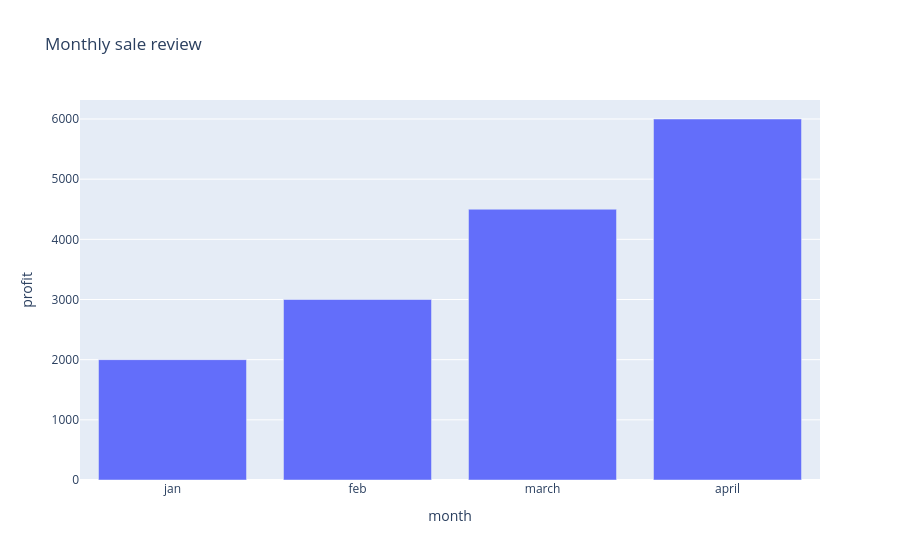

The code cell stored with this chart in its notebook:
### Code cell
import pandas as pd
import plotly.express as px

data={
    "month":["jan", "feb", "march", "april"],
    "profit":[2000,3000,4500,6000]
}
df=pd.DataFrame(data)
fig=px.bar(
    df,
    x="month",
    y="profit",
    title="Monthly sale review"
)
fig.show()

### Figure 1 — Plotly figure (JSON) as saved in the notebook; plotly's stock layout.template omitted (floating-point values rounded to 4 significant figures)
{"data": [{"hovertemplate": "month=%{x}<br>profit=%{y}<extra></extra>", "legendgroup": "", "marker": {"color": "#636efa", "pattern": {"shape": ""}}, "name": "", "orientation": "v", "showlegend": false, "textposition": "auto", "type": "bar", "x": ["jan", "feb", "march", "april"], "xaxis": "x", "y": [2000, 3000, 4500, 6000], "yaxis": "y"}], "layout": {"barmode": "relative", "legend": {"tracegroupgap": 0}, "title": {"text": "Monthly sale review"}, "xaxis": {"anchor": "y", "domain": [0, 1], "title": {"text": "month"}}, "yaxis": {"anchor": "x", "domain": [0, 1], "title": {"text": "profit"}}}}
